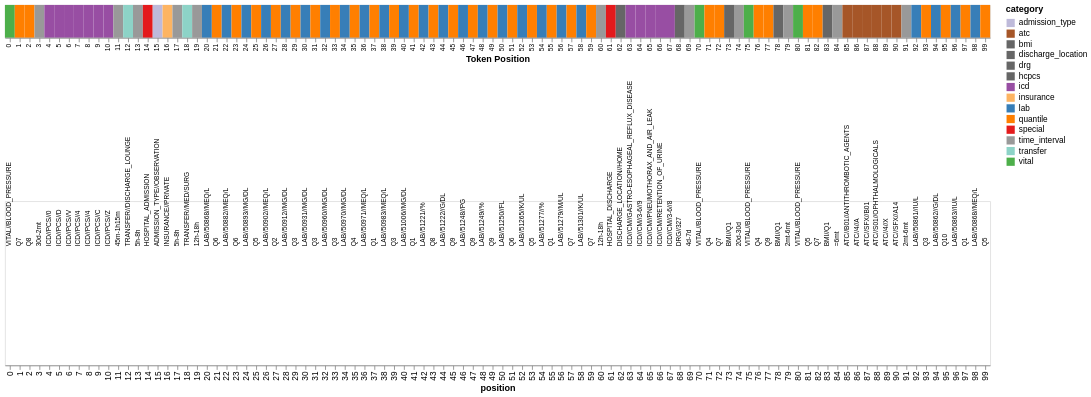

Write notebook code for a chart like this one.
### Markdown cell above
## Token-by-Token Strip View

Each token as a cell in sequence order — useful for seeing the exact token stream the model sees.

### Code cell
# Show a slice of the token stream as a strip chart
# Adjust START_POS and N_TOKENS to scroll through the timeline
START_POS = 0
N_TOKENS = 100

strip_df = timeline_df.filter(
    (pl.col("position") >= START_POS) & (pl.col("position") < START_POS + N_TOKENS)
).to_pandas()

strip = alt.Chart(strip_df).mark_rect().encode(
    x=alt.X("position:O", title="Token Position", axis=alt.Axis(labelAngle=-90, labelFontSize=8)),
    color=alt.Color("category:N", scale=alt.Scale(domain=categories, range=colors)),
    tooltip=["position:Q", "token:N", "category:N", "timestamp:T"],
).properties(width=max(N_TOKENS * 12, 400), height=40)

labels = alt.Chart(strip_df).mark_text(angle=270, fontSize=8, align="left", dx=0, dy=0).encode(
    x=alt.X("position:O"),
    text="token:N",
    y=alt.value(55),
).properties(width=max(N_TOKENS * 12, 400), height=200)

strip & labels

### Figure 1 — Vega-Lite specification as saved in the notebook (floating-point values rounded to 4 significant figures)
{"config": {"view": {"continuousWidth": 300, "continuousHeight": 300}}, "vconcat": [{"mark": {"type": "rect"}, "encoding": {"color": {"field": "category", "scale": {"domain": ["admission_type", "atc", "bmi", "discharge_location", "drg", "hcpcs", "icd", "insurance", "lab", "quantile", "special", "time_interval", "transfer", "vital"], "range": ["#bebada", "#a65628", "#666666", "#666666", "#666666", "#666666", "#984ea3", "#fdb462", "#377eb8", "#ff7f00", "#e41a1c", "#999999", "#8dd3c7", "#4daf4a"]}, "type": "nominal"}, "tooltip": [{"field": "position", "type": "quantitative"}, {"field": "token", "type": "nominal"}, {"field": "category", "type": "nominal"}, {"field": "timestamp", "type": "temporal"}], "x": {"axis": {"labelAngle": -90, "labelFontSize": 8}, "field": "position", "title": "Token Position", "type": "ordinal"}}, "height": 40, "width": 1200}, {"mark": {"type": "text", "align": "left", "angle": 270, "dx": 0, "dy": 0, "fontSize": 8}, "encoding": {"text": {"field": "token", "type": "nominal"}, "x": {"field": "position", "type": "ordinal"}, "y": {"value": 55}}, "height": 200, "width": 1200}], "data": {"name": "data-b578ba22cb33544b0fd873ff8999062d"}, "$schema": "https://vega.github.io/schema/vega-lite/v6.1.0.json", "datasets": {"data-b578ba22cb33544b0fd873ff8999062d": [{"position": 0, "token_id": 72, "token": "VITAL//BLOOD_PRESSURE", "time_us": 5059238400000000, "category": "vital", "timestamp": "2130-04-28T00:00:00"}, {"position": 1, "token_id": 31, "token": "Q7", "time_us": 5059238400000000, "category": "quantile", "timestamp": "2130-04-28T00:00:00"}, {"position": 2, "token_id": 32, "token": "Q8", "time_us": 5059238400000000, "category": "quantile", "timestamp": "2130-04-28T00:00:00"}, {"position": 3, "token_id": 214, "token": "30d-2mt", "time_us": 5062003200000000, "category": "time_interval", "timestamp": "2130-05-30T00:00:00"}, {"position": 4, "token_id": 131, "token": "ICD//PCS//0", "time_us": 5062003200000000, "category": "icd", "timestamp": "2130-05-30T00:00:00"}, {"position": 5, "token_id": 363, "token": "ICD//PCS//D", "time_us": 5062003200000000, "category": "icd", "timestamp": "2130-05-30T00:00:00"}, {"position": 6, "token_id": 536, "token": "ICD//PCS//V", "time_us": 5062003200000000, "category": "icd", "timestamp": "2130-05-30T00:00:00"}, {"position": 7, "token_id": 358, "token": "ICD//PCS//4", "time_us": 5062003200000000, "category": "icd", "timestamp": "2130-05-30T00:00:00"}, {"position": 8, "token_id": 358, "token": "ICD//PCS//4", "time_us": 5062003200000000, "category": "icd", "timestamp": "2130-05-30T00:00:00"}, {"position": 9, "token_id": 475, "token": "ICD//PCS//C", "time_us": 5062003200000000, "category": "icd", "timestamp": "2130-05-30T00:00:00"}, {"position": 10, "token_id": 146, "token": "ICD//PCS//Z", "time_us": 5062003200000000, "category": "icd", "timestamp": "2130-05-30T00:00:00"}, {"position": 11, "token_id": 41, "token": "45m-1h15m", "time_us": 5062006758000000, "category": "time_interval", "timestamp": "2130-05-30T00:59:18"}, {"position": 12, "token_id": 449, "token": "TRANSFER//DISCHARGE_LOUNGE", "time_us": 5062006758000000, "category": "transfer", "timestamp": "2130-05-30T00:59:18"}, {"position": 13, "token_id": 119, "token": "5h-8h", "time_us": 5062029300000000, "category": "time_interval", "timestamp": "2130-05-30T07:15:00"}, {"position": 14, "token_id": 233, "token": "HOSPITAL_ADMISSION", "time_us": 5062029300000000, "category": "special", "timestamp": "2130-05-30T07:15:00"}, {"position": 15, "token_id": 239, "token": "ADMISSION_TYPE//OBSERVATION", "time_us": 5062029300000000, "category": "admission_type", "timestamp": "2130-05-30T07:15:00"}, {"position": 16, "token_id": 362, "token": "INSURANCE//PRIVATE", "time_us": 5062029300000000, "category": "insurance", "timestamp": "2130-05-30T07:15:00"}, {"position": 17, "token_id": 119, "token": "5h-8h", "time_us": 5062054246000000, "category": "time_interval", "timestamp": "2130-05-30T14:10:46"}, {"position": 18, "token_id": 472, "token": "TRANSFER//MED/SURG", "time_us": 5062054246000000, "category": "transfer", "timestamp": "2130-05-30T14:10:46"}, {"position": 19, "token_id": 155, "token": "12h-18h", "time_us": 5062112280000000, "category": "time_interval", "timestamp": "2130-05-31T06:18:00"}, {"position": 20, "token_id": 62, "token": "LAB//50868//MEQ/L", "time_us": 5062112280000000, "category": "lab", "timestamp": "2130-05-31T06:18:00"}, {"position": 21, "token_id": 30, "token": "Q6", "time_us": 5062112280000000, "category": "quantile", "timestamp": "2130-05-31T06:18:00"}, {"position": 22, "token_id": 61, "token": "LAB//50882//MEQ/L", "time_us": 5062112280000000, "category": "lab", "timestamp": "2130-05-31T06:18:00"}, {"position": 23, "token_id": 30, "token": "Q6", "time_us": 5062112280000000, "category": "quantile", "timestamp": "2130-05-31T06:18:00"}, {"position": 24, "token_id": 70, "token": "LAB//50893//MG/DL", "time_us": 5062112280000000, "category": "lab", "timestamp": "2130-05-31T06:18:00"}, {"position": 25, "token_id": 29, "token": "Q5", "time_us": 5062112280000000, "category": "quantile", "timestamp": "2130-05-31T06:18:00"}, {"position": 26, "token_id": 60, "token": "LAB//50902//MEQ/L", "time_us": 5062112280000000, "category": "lab", "timestamp": "2130-05-31T06:18:00"}, {"position": 27, "token_id": 25, "token": "Q2", "time_us": 5062112280000000, "category": "quantile", "timestamp": "2130-05-31T06:18:00"}, {"position": 28, "token_id": 48, "token": "LAB//50912//MG/DL", "time_us": 5062112280000000, "category": "lab", "timestamp": "2130-05-31T06:18:00"}, {"position": 29, "token_id": 26, "token": "Q3", "time_us": 5062112280000000, "category": "quantile", "timestamp": "2130-05-31T06:18:00"}, {"position": 30, "token_id": 63, "token": "LAB//50931//MG/DL", "time_us": 5062112280000000, "category": "lab", "timestamp": "2130-05-31T06:18:00"}, {"position": 31, "token_id": 26, "token": "Q3", "time_us": 5062112280000000, "category": "quantile", "timestamp": "2130-05-31T06:18:00"}, {"position": 32, "token_id": 71, "token": "LAB//50960//MG/DL", "time_us": 5062112280000000, "category": "lab", "timestamp": "2130-05-31T06:18:00"}, {"position": 33, "token_id": 26, "token": "Q3", "time_us": 5062112280000000, "category": "quantile", "timestamp": "2130-05-31T06:18:00"}, {"position": 34, "token_id": 73, "token": "LAB//50970//MG/DL", "time_us": 5062112280000000, "category": "lab", "timestamp": "2130-05-31T06:18:00"}, {"position": 35, "token_id": 28, "token": "Q4", "time_us": 5062112280000000, "category": "quantile", "timestamp": "2130-05-31T06:18:00"}, {"position": 36, "token_id": 53, "token": "LAB//50971//MEQ/L", "time_us": 5062112280000000, "category": "lab", "timestamp": "2130-05-31T06:18:00"}, {"position": 37, "token_id": 24, "token": "Q1", "time_us": 5062112280000000, "category": "quantile", "timestamp": "2130-05-31T06:18:00"}, {"position": 38, "token_id": 59, "token": "LAB//50983//MEQ/L", "time_us": 5062112280000000, "category": "lab", "timestamp": "2130-05-31T06:18:00"}, {"position": 39, "token_id": 26, "token": "Q3", "time_us": 5062112280000000, "category": "quantile", "timestamp": "2130-05-31T06:18:00"}, {"position": 40, "token_id": 50, "token": "LAB//51006//MG/DL", "time_us": 5062112280000000, "category": "lab", "timestamp": "2130-05-31T06:18:00"}, {"position": 41, "token_id": 24, "token": "Q1", "time_us": 5062112280000000, "category": "quantile", "timestamp": "2130-05-31T06:18:00"}, {"position": 42, "token_id": 47, "token": "LAB//51221//%", "time_us": 5062112280000000, "category": "lab", "timestamp": "2130-05-31T06:18:00"}, {"position": 43, "token_id": 32, "token": "Q8", "time_us": 5062112280000000, "category": "quantile", "timestamp": "2130-05-31T06:18:00"}, {"position": 44, "token_id": 52, "token": "LAB//51222//G/DL", "time_us": 5062112280000000, "category": "lab", "timestamp": "2130-05-31T06:18:00"}, {"position": 45, "token_id": 33, "token": "Q9", "time_us": 5062112280000000, "category": "quantile", "timestamp": "2130-05-31T06:18:00"}, {"position": 46, "token_id": 56, "token": "LAB//51248//PG", "time_us": 5062112280000000, "category": "lab", "timestamp": "2130-05-31T06:18:00"}, {"position": 47, "token_id": 33, "token": "Q9", "time_us": 5062112280000000, "category": "quantile", "timestamp": "2130-05-31T06:18:00"}, {"position": 48, "token_id": 100, "token": "LAB//51249//%", "time_us": 5062112280000000, "category": "lab", "timestamp": "2130-05-31T06:18:00"}, {"position": 49, "token_id": 33, "token": "Q9", "time_us": 5062112280000000, "category": "quantile", "timestamp": "2130-05-31T06:18:00"}, {"position": 50, "token_id": 57, "token": "LAB//51250//FL", "time_us": 5062112280000000, "category": "lab", "timestamp": "2130-05-31T06:18:00"}, {"position": 51, "token_id": 30, "token": "Q6", "time_us": 5062112280000000, "category": "quantile", "timestamp": "2130-05-31T06:18:00"}, {"position": 52, "token_id": 51, "token": "LAB//51265//K/UL", "time_us": 5062112280000000, "category": "lab", "timestamp": "2130-05-31T06:18:00"}, {"position": 53, "token_id": 29, "token": "Q5", "time_us": 5062112280000000, "category": "quantile", "timestamp": "2130-05-31T06:18:00"}, {"position": 54, "token_id": 58, "token": "LAB//51277//%", "time_us": 5062112280000000, "category": "lab", "timestamp": "2130-05-31T06:18:00"}, {"position": 55, "token_id": 24, "token": "Q1", "time_us": 5062112280000000, "category": "quantile", "timestamp": "2130-05-31T06:18:00"}, {"position": 56, "token_id": 55, "token": "LAB//51279//M/UL", "time_us": 5062112280000000, "category": "lab", "timestamp": "2130-05-31T06:18:00"}, {"position": 57, "token_id": 31, "token": "Q7", "time_us": 5062112280000000, "category": "quantile", "timestamp": "2130-05-31T06:18:00"}, {"position": 58, "token_id": 54, "token": "LAB//51301//K/UL", "time_us": 5062112280000000, "category": "lab", "timestamp": "2130-05-31T06:18:00"}, {"position": 59, "token_id": 31, "token": "Q7", "time_us": 5062112280000000, "category": "quantile", "timestamp": "2130-05-31T06:18:00"}, {"position": 60, "token_id": 155, "token": "12h-18h", "time_us": 5062157700000000, "category": "time_interval", "timestamp": "2130-05-31T18:55:00"}, {"position": 61, "token_id": 232, "token": "HOSPITAL_DISCHARGE", "time_us": 5062157700000000, "category": "special", "timestamp": "2130-05-31T18:55:00"}, {"position": 62, "token_id": 352, "token": "DISCHARGE_LOCATION//HOME", "time_us": 5062157700000000, "category": "discharge_location", "timestamp": "2130-05-31T18:55:00"}, {"position": 63, "token_id": 415, "token": "ICD//CM//GASTRO-ESOPHAGEAL_REFLUX_DISEASE", "time_us": 5062157700000000, "category": "icd", "timestamp": "2130-05-31T18:55:00"}, {"position": 64, "token_id": 147, "token": "ICD//CM//3-6//9", "time_us": 5062157700000000, "category": "icd", "timestamp": "2130-05-31T18:55:00"}, {"position": 65, "token_id": 1371, "token": "ICD//CM//PNEUMOTHORAX_AND_AIR_LEAK", "time_us": 5062157700000000, "category": "icd", "timestamp": "2130-05-31T18:55:00"}, {"position": 66, "token_id": 597, "token": "ICD//CM//RETENTION_OF_URINE", "time_us": 5062157700000000, "category": "icd", "timestamp": "2130-05-31T18:55:00"}, {"position": 67, "token_id": 384, "token": "ICD//CM//3-6//8", "time_us": 5062157700000000, "category": "icd", "timestamp": "2130-05-31T18:55:00"}, {"position": 68, "token_id": 1709, "token": "DRG//327", "time_us": 5062157700000000, "category": "drg", "timestamp": "2130-05-31T18:55:00"}, {"position": 69, "token_id": 246, "token": "4d-7d", "time_us": 5062521600000000, "category": "time_interval", "timestamp": "2130-06-05T00:00:00"}, {"position": 70, "token_id": 72, "token": "VITAL//BLOOD_PRESSURE", "time_us": 5062521600000000, "category": "vital", "timestamp": "2130-06-05T00:00:00"}, {"position": 71, "token_id": 28, "token": "Q4", "time_us": 5062521600000000, "category": "quantile", "timestamp": "2130-06-05T00:00:00"}, {"position": 72, "token_id": 31, "token": "Q7", "time_us": 5062521600000000, "category": "quantile", "timestamp": "2130-06-05T00:00:00"}, {"position": 73, "token_id": 0, "token": "BMI//Q1", "time_us": 5062521600000000, "category": "bmi", "timestamp": "2130-06-05T00:00:00"}, {"position": 74, "token_id": 240, "token": "20d-30d", "time_us": 5064336000000000, "category": "time_interval", "timestamp": "2130-06-26T00:00:00"}, {"position": 75, "token_id": 72, "token": "VITAL//BLOOD_PRESSURE", "time_us": 5064336000000000, "category": "vital", "timestamp": "2130-06-26T00:00:00"}, {"position": 76, "token_id": 28, "token": "Q4", "time_us": 5064336000000000, "category": "quantile", "timestamp": "2130-06-26T00:00:00"}, {"position": 77, "token_id": 33, "token": "Q9", "time_us": 5064336000000000, "category": "quantile", "timestamp": "2130-06-26T00:00:00"}, {"position": 78, "token_id": 0, "token": "BMI//Q1", "time_us": 5064336000000000, "category": "bmi", "timestamp": "2130-06-26T00:00:00"}, {"position": 79, "token_id": 203, "token": "2mt-6mt", "time_us": 5070211200000000, "category": "time_interval", "timestamp": "2130-09-02T00:00:00"}, {"position": 80, "token_id": 72, "token": "VITAL//BLOOD_PRESSURE", "time_us": 5070211200000000, "category": "vital", "timestamp": "2130-09-02T00:00:00"}, {"position": 81, "token_id": 29, "token": "Q5", "time_us": 5070211200000000, "category": "quantile", "timestamp": "2130-09-02T00:00:00"}, {"position": 82, "token_id": 31, "token": "Q7", "time_us": 5070211200000000, "category": "quantile", "timestamp": "2130-09-02T00:00:00"}, {"position": 83, "token_id": 0, "token": "BMI//Q1", "time_us": 5070211200000000, "category": "bmi", "timestamp": "2130-09-02T00:00:00"}, {"position": 84, "token_id": 193, "token": "=6mt", "time_us": 5092270140000000, "category": "time_interval", "timestamp": "2131-05-15T07:29:00"}, {"position": 85, "token_id": 93, "token": "ATC//B01//ANTITHROMBOTIC_AGENTS", "time_us": 5092270140000000, "category": "atc", "timestamp": "2131-05-15T07:29:00"}, {"position": 86, "token_id": 27, "token": "ATC//4//A", "time_us": 5092270140000000, "category": "atc", "timestamp": "2131-05-15T07:29:00"}, {"position": 87, "token_id": 65, "token": "ATC//SFX//B01", "time_us": 5092270140000000, "category": "atc", "timestamp": "2131-05-15T07:29:00"}, {"position": 88, "token_id": 98, "token": "ATC//S01//OPHTHALMOLOGICALS", "time_us": 5092270140000000, "category": "atc", "timestamp": "2131-05-15T07:29:00"}, {"position": 89, "token_id": 79, "token": "ATC//4//X", "time_us": 5092270140000000, "category": "atc", "timestamp": "2131-05-15T07:29:00"}, {"position": 90, "token_id": 126, "token": "ATC//SFX//A14", "time_us": 5092270140000000, "category": "atc", "timestamp": "2131-05-15T07:29:00"}, {"position": 91, "token_id": 203, "token": "2mt-6mt", "time_us": 5104848300000000, "category": "time_interval", "timestamp": "2131-10-07T21:25:00"}, {"position": 92, "token_id": 102, "token": "LAB//50861//IU/L", "time_us": 5104848300000000, "category": "lab", "timestamp": "2131-10-07T21:25:00"}, {"position": 93, "token_id": 26, "token": "Q3", "time_us": 5104848300000000, "category": "quantile", "timestamp": "2131-10-07T21:25:00"}, {"position": 94, "token_id": 148, "token": "LAB//50862//G/DL", "time_us": 5104848300000000, "category": "lab", "timestamp": "2131-10-07T21:25:00"}, {"position": 95, "token_id": 34, "token": "Q10", "time_us": 5104848300000000, "category": "quantile", "timestamp": "2131-10-07T21:25:00"}, {"position": 96, "token_id": 111, "token": "LAB//50863//IU/L", "time_us": 5104848300000000, "category": "lab", "timestamp": "2131-10-07T21:25:00"}, {"position": 97, "token_id": 24, "token": "Q1", "time_us": 5104848300000000, "category": "quantile", "timestamp": "2131-10-07T21:25:00"}, {"position": 98, "token_id": 62, "token": "LAB//50868//MEQ/L", "time_us": 5104848300000000, "category": "lab", "timestamp": "2131-10-07T21:25:00"}, {"position": 99, "token_id": 29, "token": "Q5", "time_us": 5104848300000000, "category": "quantile", "timestamp": "2131-10-07T21:25:00"}]}}
